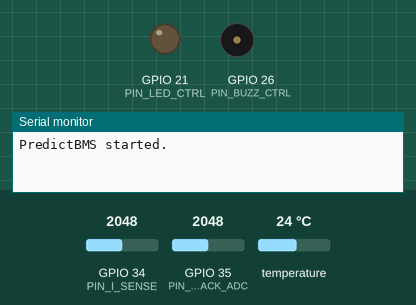
Recording of a program running on a simulated ESP32. Shown: output pins drawn as LEDs (lit = HIGH), buzzer (waves = sounding, pin HIGH), the last lines printed to the serial monitor. Inputs (shaded band) come from the test bench; at power-on: temperature 24 °C, GPIO 34 (PIN_I_SENSE) = 2048, GPIO 35 (PIN_V_PACK_ADC) = 2048 (analog values on the 0–4095 scale). WiFi joins after 1.5 s; servers stay silent unless stated; uploads are accepted with an empty reply.

Above: at 1.4 s.
1.5 s: temperature set to 24.9 °C
At 3.8 s:
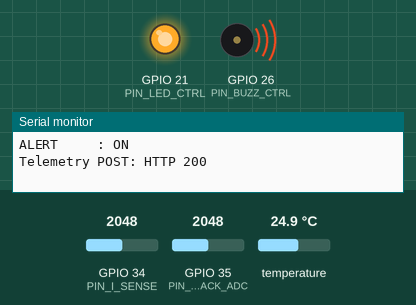
5.8 s: GPIO 34 (PIN_I_SENSE) set to 1313
7.5 s: GPIO 34 (PIN_I_SENSE) set to 1209
At 8.8 s:
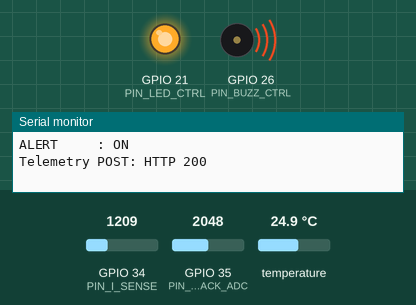
10.8 s: GPIO 34 (PIN_I_SENSE) set to 2047
At 12.2 s:
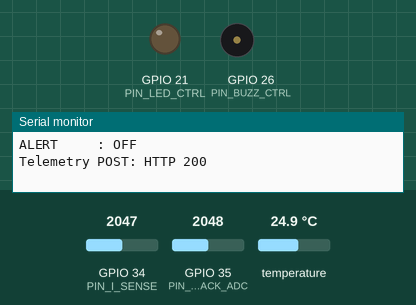
12.8 s: GPIO 34 (PIN_I_SENSE) set to 1228
At 13.7 s:
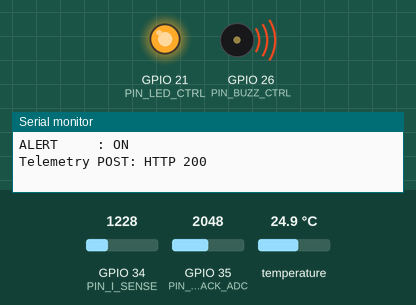
Timing chart, 0 to 15.8 s (numbered marks = the images above; inputs shaded):
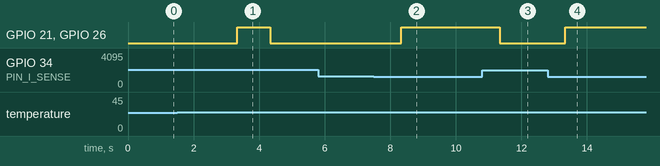

The program:

main.cpp
```cpp
#include <Arduino.h>
#include <HTTPClient.h>
#include <OneWire.h>
#include <DallasTemperature.h>
#include <WiFi.h>
#include <WiFiClientSecure.h>
#include "config.h"

OneWire oneWire(PIN_ONEWIRE);
DallasTemperature ds18(&oneWire);

struct Measurements {
    float temperatureC = NAN;
    float currentA = NAN;
    float vPack = NAN;
    float tempRiseCPerMin = 0.0f;
    float riskScore = 0.0f;
    bool overTemp = false;
    bool overCurrent = false;
    bool fastTempRise = false;
    bool alert = false;
};

static uint32_t lastSampleMs = 0;
static float lastTempC = NAN;
static uint32_t lastTempMs = 0;

static void connectWiFi() {
    if (WiFi.status() == WL_CONNECTED) return;
    WiFi.mode(WIFI_STA);
    WiFi.begin(WIFI_SSID, WIFI_PASSWORD);
    Serial.printf("Connecting to Wi-Fi: %s", WIFI_SSID);
    uint32_t startedAt = millis();
    while (WiFi.status() != WL_CONNECTED && millis() - startedAt < 15000) {
        delay(250);
        Serial.print('.');
    }
    Serial.println();
    if (WiFi.status() == WL_CONNECTED) {
        Serial.printf("Wi-Fi connected: %s\n", WiFi.localIP().toString().c_str());
    } else {
        Serial.println(F("Wi-Fi unavailable; telemetry will retry."));
    }
}

static float clamp01(float x) {
    if (x < 0.0f) return 0.0f;
    if (x > 1.0f) return 1.0f;
    return x;
}

static float adcRawToVolts(int raw) {
    return (static_cast<float>(raw) * ADC_VREF) / static_cast<float>(ADC_MAX);
}

static float readBatteryVoltage() {
    int raw = analogRead(PIN_V_PACK_ADC);
    float vadc = adcRawToVolts(raw);
    return vadc * VPACK_DIVIDER_RATIO;
}

static float readCurrentA() {
    int raw = analogRead(PIN_I_SENSE);
    float vadc = adcRawToVolts(raw);
    float vsensor = vadc * ACS_DIVIDER_RATIO;
    return (vsensor - ACS_ZERO_CURRENT_V) / ACS_SENSITIVITY_V_PER_A;
}

static float readTemperatureC() {
    ds18.requestTemperatures(); // blocking, ~188ms at 10-bit
    float t = ds18.getTempCByIndex(0);
    if (t == DEVICE_DISCONNECTED_C) {
        return NAN;
    }
    return t;
}

static Measurements readAndEvaluate() {
    Measurements m;
    uint32_t nowMs = millis();

    m.temperatureC = readTemperatureC();
    m.currentA = readCurrentA();
    m.vPack = readBatteryVoltage();

    // Temperature rise rate (C/min)
    if (!isnan(m.temperatureC) && !isnan(lastTempC) && nowMs > lastTempMs) {
        float dtMin = (nowMs - lastTempMs) / 60000.0f;
        if (dtMin > 0.0f) {
            m.tempRiseCPerMin = (m.temperatureC - lastTempC) / dtMin;
        }
    }

    if (!isnan(m.temperatureC)) {
        lastTempC = m.temperatureC;
        lastTempMs = nowMs;
    }

    // Hard early-trigger checks requested by brief
    m.overTemp = (!isnan(m.temperatureC) && m.temperatureC > TEMP_WARN_C);
    m.overCurrent = (!isnan(m.currentA) && fabs(m.currentA) > CURRENT_WARN_A);
    m.fastTempRise = (m.tempRiseCPerMin > TEMP_RISE_WARN_C_PER_MIN);

    // Weighted predictive score:
    // - tempNorm rises with absolute temperature
    // - currNorm rises with absolute current
    // - riseNorm rises with positive heating rate
    float tempNorm = (!isnan(m.temperatureC)) ? clamp01(m.temperatureC / TEMP_SCORE_FULL_C) : 0.0f;
    float currNorm = (!isnan(m.currentA)) ? clamp01(fabs(m.currentA) / CURRENT_SCORE_FULL_A) : 0.0f;
    float riseNorm = clamp01(m.tempRiseCPerMin / RISE_SCORE_FULL_C_PER_MIN);

    m.riskScore = 100.0f * (
        SCORE_W_TEMP * tempNorm +
        SCORE_W_CURRENT * currNorm +
        SCORE_W_RISE * riseNorm
    );

    // Alert if any direct early-warning trigger OR score exceeds threshold.
    m.alert = m.overTemp || m.overCurrent || m.fastTempRise || (m.riskScore >= SCORE_ALERT_THRESHOLD);

    return m;
}

static void applyAlertOutputs(bool alert) {
    digitalWrite(PIN_LED_CTRL, alert ? HIGH : LOW);
    digitalWrite(PIN_BUZZ_CTRL, alert ? HIGH : LOW);
}

static void printMeasurements(const Measurements& m) {
    Serial.println(F("---- PredictBMS Telemetry ----"));
    Serial.printf("Temp      : %s C\n", isnan(m.temperatureC) ? "NaN" : String(m.temperatureC, 2).c_str());
    Serial.printf("Current   : %s A\n", isnan(m.currentA) ? "NaN" : String(m.currentA, 2).c_str());
    Serial.printf("Battery   : %s V\n", isnan(m.vPack) ? "NaN" : String(m.vPack, 2).c_str());
    Serial.printf("dT/dt     : %.2f C/min\n", m.tempRiseCPerMin);
    Serial.printf("RiskScore : %.1f / 100\n", m.riskScore);
    Serial.printf("Triggers  : temp>%gC=%s, |I|>%gA=%s, fastRise>%gC/min=%s\n",
                  TEMP_WARN_C, m.overTemp ? "YES" : "no",
                  CURRENT_WARN_A, m.overCurrent ? "YES" : "no",
                  TEMP_RISE_WARN_C_PER_MIN, m.fastTempRise ? "YES" : "no");
    Serial.printf("ALERT     : %s\n", m.alert ? "ON" : "OFF");
    Serial.println();
}

static void postTelemetry(const Measurements& m) {
    if (isnan(m.temperatureC) || isnan(m.currentA) || isnan(m.vPack)) {
        Serial.println(F("Telemetry skipped: one or more sensor readings are invalid."));
        return;
    }

    connectWiFi();
    if (WiFi.status() != WL_CONNECTED) return;

    WiFiClientSecure client;
    // Prototype mode: use a CA certificate or certificate pinning in production.
    client.setInsecure();
    HTTPClient http;
    if (!http.begin(client, TELEMETRY_ENDPOINT)) {
        Serial.println(F("Telemetry HTTP setup failed."));
        return;
    }

    http.addHeader("Content-Type", "application/json");
    http.addHeader("Authorization", String("Bearer ") + TELEMETRY_DEVICE_TOKEN);
    String body = String("{\"device_id\":\"") + TELEMETRY_DEVICE_ID +
                  "\",\"temperature_c\":" + String(m.temperatureC, 2) +
                  ",\"battery_voltage_v\":" + String(m.vPack, 2) +
                  ",\"current_a\":" + String(m.currentA, 2) + "}";
    int status = http.POST(body);
    Serial.printf("Telemetry POST: HTTP %d\n", status);
    if (status > 0) Serial.println(http.getString());
    http.end();
}

void setup() {
    Serial.begin(115200);
    delay(200);

    pinMode(PIN_LED_CTRL, OUTPUT);
    pinMode(PIN_BUZZ_CTRL, OUTPUT);
    digitalWrite(PIN_LED_CTRL, LOW);
    digitalWrite(PIN_BUZZ_CTRL, LOW);

    // ESP32 ADC setup (12-bit, 0..4095)
    analogReadResolution(12);
    analogSetPinAttenuation(PIN_V_PACK_ADC, ADC_11db);
    analogSetPinAttenuation(PIN_I_SENSE, ADC_11db);

    ds18.begin();
    ds18.setResolution(10); // faster conversion, good for 1-second loop

    Serial.println(F("PredictBMS started."));
    lastSampleMs = millis();
}

void loop() {
    uint32_t now = millis();
    if (now - lastSampleMs >= SAMPLE_INTERVAL_MS) {
        lastSampleMs = now;

        Measurements m = readAndEvaluate();
        applyAlertOutputs(m.alert);
        printMeasurements(m);
        postTelemetry(m);
    }
}
```

config.h
```cpp
#pragma once

// Pin map (canonical)
static constexpr int PIN_BUZZ_CTRL = 26;
static constexpr int PIN_V_PACK_ADC = 35;
static constexpr int PIN_I_SENSE = 34;
static constexpr int PIN_ONEWIRE = 4;
static constexpr int PIN_LED_CTRL = 21;

// ADC and electrical constants
static constexpr float ADC_VREF = 3.3f;
static constexpr int ADC_MAX = 4095;

// Battery divider: Rtop=68k, Rbot=10k
// Vadc = Vpack * (Rbot / (Rtop + Rbot)) => Vpack = Vadc * ((Rtop + Rbot)/Rbot)
static constexpr float VPACK_DIVIDER_RATIO = (68.0f + 10.0f) / 10.0f; // 7.8

// ACS712 path:
// Sensor is ACS712-20A (100 mV/A), powered from 5V so zero-current output ~2.5V.
// Divider to ADC: Rtop=10k, Rbot=22k
// Vadc = Vsensor * (Rbot / (Rtop + Rbot))
static constexpr float ACS_DIVIDER_RATIO = (10.0f + 22.0f) / 22.0f;   // recover Vsensor from Vadc
static constexpr float ACS_ZERO_CURRENT_V = 2.5f;                      // tunable calibration
static constexpr float ACS_SENSITIVITY_V_PER_A = 0.100f;               // 100 mV/A for 20A variant

// Sampling
static constexpr uint32_t SAMPLE_INTERVAL_MS = 1000;

// Wi-Fi telemetry configuration. Replace these placeholders before flashing.
static constexpr char WIFI_SSID[] = "YOUR_WIFI_SSID";
static constexpr char WIFI_PASSWORD[] = "YOUR_WIFI_PASSWORD";
static constexpr char TELEMETRY_ENDPOINT[] = "https://YOUR_PREDICTBMS_HOST/api/telemetry";
static constexpr char TELEMETRY_DEVICE_ID[] = "esp32-demo-01";
static constexpr char TELEMETRY_DEVICE_TOKEN[] = "REPLACE_WITH_TELEMETRY_DEVICE_TOKEN";

// Early warning thresholds
static constexpr float TEMP_WARN_C = 45.0f;
static constexpr float CURRENT_WARN_A = 10.0f;
static constexpr float TEMP_RISE_WARN_C_PER_MIN = 4.0f;

// Weighted predictive risk model (0..100 target range)
// Tune these live during demo if needed.
static constexpr float SCORE_W_TEMP = 0.45f;
static constexpr float SCORE_W_CURRENT = 0.35f;
static constexpr float SCORE_W_RISE = 0.20f;
static constexpr float SCORE_ALERT_THRESHOLD = 60.0f;

// Normalization reference points for scoring
static constexpr float TEMP_SCORE_FULL_C = 60.0f;       // 100% temp risk by 60C
static constexpr float CURRENT_SCORE_FULL_A = 20.0f;    // 100% current risk by 20A
static constexpr float RISE_SCORE_FULL_C_PER_MIN = 8.0f;// 100% rise risk by 8 C/min
```

Measured:
- the behaviour switches between 24.2 and 24.3 °C on temperature (found by bisection; images 0 and 1)
- after the input at 1.5 s, GPIO 21 (PIN_LED_CTRL), GPIO 26 (PIN_BUZZ_CTRL): LOW → HIGH after 1.8 s, → LOW 1.0 s later
- after the input at 7.5 s, GPIO 21 (PIN_LED_CTRL), GPIO 26 (PIN_BUZZ_CTRL): LOW → HIGH after 0.84 s
- after the input at 10.8 s, GPIO 21 (PIN_LED_CTRL), GPIO 26 (PIN_BUZZ_CTRL): HIGH → LOW after 0.54 s
- after the input at 12.8 s, GPIO 21 (PIN_LED_CTRL), GPIO 26 (PIN_BUZZ_CTRL): LOW → HIGH after 0.54 s
